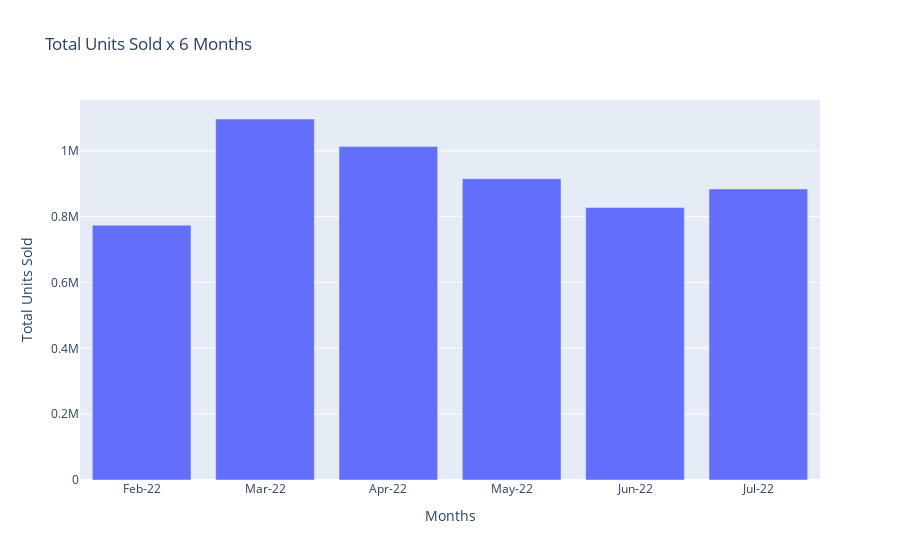

Source (notebook cell):
### Markdown cell above
**Create Fig 1**

### Code cell
fig1 = px.bar(units_df, x = 'Months', y = 'Total Units Sold', title='Total Units Sold x 6 Months')
fig1

### Figure 1 — Plotly figure (JSON) as saved in the notebook; plotly's stock layout.template omitted (floating-point values rounded to 4 significant figures)
{"data": [{"alignmentgroup": "True", "hovertemplate": "Months=%{x}<br>Total Units Sold=%{y}<extra></extra>", "legendgroup": "", "marker": {"color": "#636efa", "pattern": {"shape": ""}}, "name": "", "offsetgroup": "", "orientation": "v", "showlegend": false, "textposition": "auto", "type": "bar", "x": ["Feb-22", "Mar-22", "Apr-22", "May-22", "Jun-22", "Jul-22"], "xaxis": "x", "y": [774200.0, 1097000.0, 1012810, 915310, 827942, 884163], "yaxis": "y"}], "layout": {"barmode": "relative", "legend": {"tracegroupgap": 0}, "title": {"text": "Total Units Sold x 6 Months"}, "xaxis": {"anchor": "y", "domain": [0, 1], "title": {"text": "Months"}}, "yaxis": {"anchor": "x", "domain": [0, 1], "title": {"text": "Total Units Sold"}}}}
